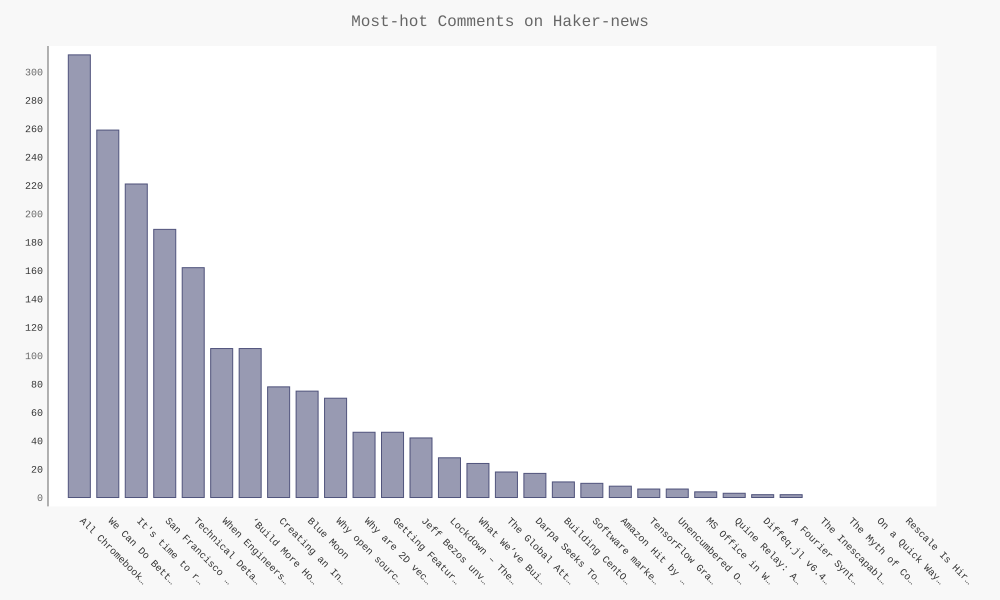

The script that drew this image:
import requests
from operator import itemgetter
import pygal
from pygal.style import LightColorizedStyle as LCS,LightenStyle as LS

url="https://hacker-news.firebaseio.com/v0/topstories.json"
r=requests.get(url)
print("Status code:",r.status_code)

submission_ids=r.json()
submission_dicts=[]
for submission_id in submission_ids[:30]:
    url=('https://hacker-news.firebaseio.com/v0/item/'+str(submission_id)+'.json')
    submission_r=requests.get(url)
   # print(submission_r.status_code)
    response_dict=submission_r.json()
    submission_dict={
            'title':response_dict['title'],
            'link':'http://news.ycombinator.com/item?id='+str(submission_id),
            'comments':response_dict.get('descendants',0)
            }
    submission_dicts.append(submission_dict)

submission_dicts=sorted(submission_dicts,key=itemgetter('comments'),reverse=True)

titles,plot_dicts=[],[]
for submission_dict in submission_dicts:
    titles.append(submission_dict['title'])
    plot_dict={
            'value':int(submission_dict['comments']),
            'label':submission_dict['title'],
            'xlink':submission_dict['link'],
            }
    plot_dicts.append(plot_dict)
my_style=LS("#333666",base_style=LCS)

my_config=pygal.Config()
my_config.x_label_rotation=45
my_config.show_legend=False
my_config.title_font_size=24
my_config.label_font_size=14
my_config.major_label_font_size=18
my_config.truncate_label=15
my_config.show_y_guides=False
my_config.width=1000

chart=pygal.Bar(my_config,style=my_style)
chart.title='Most-hot Comments on Haker-news'
chart.x_labels=titles

chart.add('',plot_dicts)
chart.render_to_file('hn_submissions.svg')
